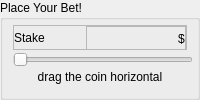
               <widget class="QGroupBox" name="groupbox_bet">
                <property name="enabled">
                 <bool>true</bool>
                </property>
                <property name="minimumSize">
                 <size>
                  <width>200</width>
                  <height>100</height>
                 </size>
                </property>
                <property name="maximumSize">
                 <size>
                  <width>200</width>
                  <height>100</height>
                 </size>
                </property>
                <property name="styleSheet">
                 <string notr="true"/>
                </property>
                <property name="title">
                 <string>Place Your Bet!</string>
                </property>
                <layout class="QVBoxLayout" name="verticalLayout_8">
                 <property name="spacing">
                  <number>0</number>
                 </property>
                 <property name="leftMargin">
                  <number>10</number>
                 </property>
                 <property name="topMargin">
                  <number>5</number>
                 </property>
                 <property name="rightMargin">
                  <number>10</number>
                 </property>
                 <property name="bottomMargin">
                  <number>10</number>
                 </property>
                 <item>
                  <widget class="QFrame" name="frame_stake">
                   <property name="minimumSize">
                    <size>
                     <width>0</width>
                     <height>25</height>
                    </size>
                   </property>
                   <property name="maximumSize">
                    <size>
                     <width>16777215</width>
                     <height>25</height>
                    </size>
                   </property>
                   <property name="frameShape">
                    <enum>QFrame::Shape::StyledPanel</enum>
                   </property>
                   <property name="frameShadow">
                    <enum>QFrame::Shadow::Raised</enum>
                   </property>
                   <layout class="QHBoxLayout" name="horizontalLayout_19">
                    <property name="spacing">
                     <number>0</number>
                    </property>
                    <property name="leftMargin">
                     <number>0</number>
                    </property>
                    <property name="topMargin">
                     <number>0</number>
                    </property>
                    <property name="rightMargin">
                     <number>0</number>
                    </property>
                    <property name="bottomMargin">
                     <number>0</number>
                    </property>
                    <item>
                     <widget class="QLabel" name="label_stake">
                      <property name="text">
                       <string>Stake</string>
                      </property>
                     </widget>
                    </item>
                    <item>
                     <spacer name="horizontalSpacer_2">
                      <property name="orientation">
                       <enum>Qt::Orientation::Horizontal</enum>
                      </property>
                      <property name="sizeHint" stdset="0">
                       <size>
                        <width>40</width>
                        <height>20</height>
                       </size>
                      </property>
                     </spacer>
                    </item>
                    <item>
                     <widget class="QFrame" name="frame_bet_amount">
                      <property name="minimumSize">
                       <size>
                        <width>100</width>
                        <height>25</height>
                       </size>
                      </property>
                      <property name="maximumSize">
                       <size>
                        <width>100</width>
                        <height>25</height>
                       </size>
                      </property>
                      <property name="frameShape">
                       <enum>QFrame::Shape::StyledPanel</enum>
                      </property>
                      <property name="frameShadow">
                       <enum>QFrame::Shadow::Raised</enum>
                      </property>
                      <layout class="QHBoxLayout" name="horizontalLayout_23">
                       <property name="spacing">
                        <number>3</number>
                       </property>
                       <property name="leftMargin">
                        <number>0</number>
                       </property>
                       <property name="topMargin">
                        <number>0</number>
                       </property>
                       <property name="rightMargin">
                        <number>0</number>
                       </property>
                       <property name="bottomMargin">
                        <number>0</number>
                       </property>
                       <item>
                        <spacer name="horizontalSpacer_3">
                         <property name="orientation">
                          <enum>Qt::Orientation::Horizontal</enum>
                         </property>
                         <property name="sizeHint" stdset="0">
                          <size>
                           <width>40</width>
                           <height>20</height>
                          </size>
                         </property>
                        </spacer>
                       </item>
                       <item>
                        <widget class="QLabel" name="label_stake_amount">
                         <property name="layoutDirection">
                          <enum>Qt::LayoutDirection::LeftToRight</enum>
                         </property>
                         <property name="text">
                          <string/>
                         </property>
                         <property name="scaledContents">
                          <bool>true</bool>
                         </property>
                        </widget>
                       </item>
                       <item>
                        <widget class="QLabel" name="label_stake_dollar">
                         <property name="text">
                          <string>$</string>
                         </property>
                         <property name="alignment">
                          <set>Qt::AlignmentFlag::AlignCenter</set>
                         </property>
                        </widget>
                       </item>
                      </layout>
                     </widget>
                    </item>
                   </layout>
                  </widget>
                 </item>
                 <item>
                  <widget class="QSlider" name="slider_bet">
                   <property name="enabled">
                    <bool>true</bool>
                   </property>
                   <property name="minimumSize">
                    <size>
                     <width>180</width>
                     <height>20</height>
                    </size>
                   </property>
                   <property name="maximumSize">
                    <size>
                     <width>180</width>
                     <height>20</height>
                    </size>
                   </property>
                   <property name="minimum">
                    <number>1</number>
                   </property>
                   <property name="maximum">
                    <number>10</number>
                   </property>
                   <property name="singleStep">
                    <number>1</number>
                   </property>
                   <property name="pageStep">
                    <number>1</number>
                   </property>
                   <property name="sliderPosition">
                    <number>1</number>
                   </property>
                   <property name="tracking">
                    <bool>true</bool>
                   </property>
                   <property name="orientation">
                    <enum>Qt::Orientation::Horizontal</enum>
                   </property>
                  </widget>
                 </item>
                 <item>
                  <widget class="QLabel" name="label_bet_info">
                   <property name="styleSheet">
                    <string notr="true"/>
                   </property>
                   <property name="text">
                    <string>drag the coin horizontal</string>
                   </property>
                   <property name="alignment">
                    <set>Qt::AlignmentFlag::AlignCenter</set>
                   </property>
                  </widget>
                 </item>
                 <item>
                  <spacer name="verticalSpacer_3">
                   <property name="orientation">
                    <enum>Qt::Orientation::Vertical</enum>
                   </property>
                   <property name="sizeHint" stdset="0">
                    <size>
                     <width>20</width>
                     <height>40</height>
                    </size>
                   </property>
                  </spacer>
                 </item>
                </layout>
               </widget>
